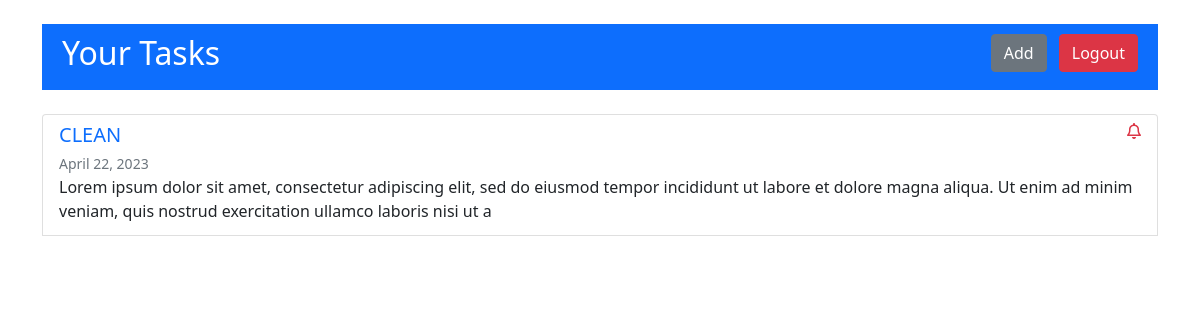
Page / (signed in) on the earlier database version.
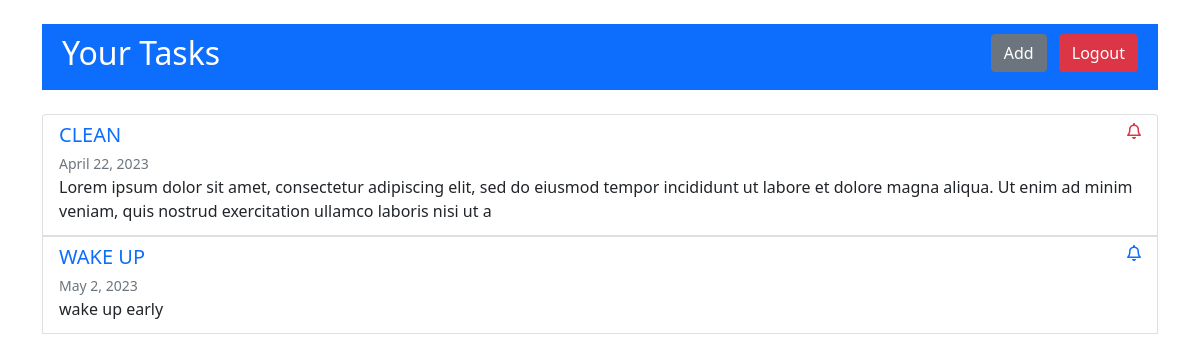
Same page on the later database version.
### tasktracker/models.py (models this page shows, shortened)
class Task(models.Model):
    account = models.ForeignKey(Account, null=True, on_delete=models.CASCADE)
    task_name = models.CharField(max_length=200, null=False)
    task_description = models.CharField(max_length=200, null=False)
    task_date = models.DateField()
    date_reached = models.BooleanField(default=False, null=True)
    created = models.DateTimeField(auto_now_add=True)

### tasktracker/views.py (the view)
# urls.py: path('', views.home, name="home"),
def home(request):
    if request.user.is_authenticated:
        form = TaskForm()
        tasks = Task.objects.filter(account=request.user.account)
        today = datetime.now().date() # .strftime('%Y-%m-%d')
        for task in tasks:
            if today > task.task_date:
                task.date_reached = True
        if len(tasks) > 0:
            avail = True
        else:
            avail = False
        context = {'form': form, 'tasks': tasks, 'avail': avail}
        return render(request, 'tasktracker/task.html', context)
    else:
        return redirect('login')

### tasktracker/templates/tasktracker/task.html (shortened to what this page needs)
<!DOCTYPE html>
<html lang="en">
<head>
    {% load static %}
    <link rel="stylesheet" href="https://cdnjs.cloudflare.com/ajax/libs/font-awesome/6.4.0/css/all.min.css">
    <link href="https://cdn.jsdelivr.net/npm/bootstrap@5.0.2/dist/css/bootstrap.min.css" rel="stylesheet">
    <link rel="stylesheet" href="{% static 'css/task.css' %}">
</head>
<body>
    <div class="container mt-4">
        <div class=" mb-4">
            <div class="my-header bg-primary text-white">
                <h2>Your Tasks</h2>
                <div>
                    <button type="button" class="btn btn-secondary mx-2" data-bs-toggle="modal" data-bs-target="#task-modal" data-bs-whatever="@mdo">Add</button>
                    <a href="{% url 'logout' %}" class="btn btn-danger">Logout</a>
                </div>
            </div>
        </div>
        <div class="list-group mt-2">
            {% if avail %}
                {% for task in tasks %}
                    <a class="list-group-item list-group-item-action flex-column align-items-start" data-bs-toggle="offcanvas" href="#task-preview-{{ task.id}}" role="button" aria-controls="task-preview">
                        <div class="d-flex w-100 justify-content-between">
                            <h5 class="text-primary mb-1" style="text-transform: uppercase;">{{ task.task_name }}</h5>
                            {% if task.date_reached %}
                                <i class="fa-sharp fa-regular fa-bell text-danger"></i>
                            {% else %}
                                <i class="fa-sharp fa-regular fa-bell text-primary"></i>
                            {% endif %}
                        </div>
                        <small class="text-secondary">{{ task.task_date }}</small>
                        <p class="mb-1">{{ task.task_description }}</p>
                    </a>
                {% endfor %}
            {% else %}
                <div class="container">
                    <h1 class="lead">No Tasks available...</h1>
                </div>
            {% endif %}
        </div>
    </div>
</body>
</html>

Differences in the rows shown:
added Task: task_name "WAKE UP", date_reached False (drawn), task_date "May 2, 2023", task_description "wake up early"
